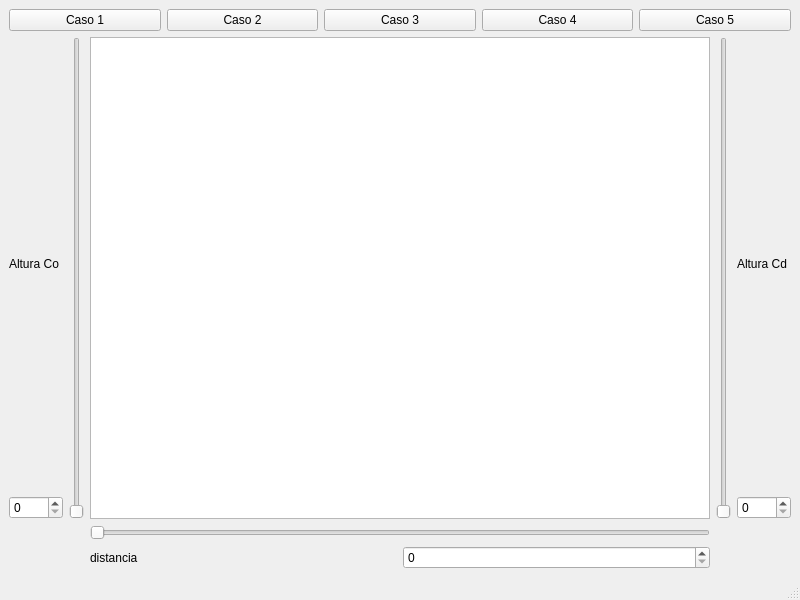
<?xml version="1.0" encoding="UTF-8"?>
<ui version="4.0">
 <class>MainWindow</class>
 <widget class="QMainWindow" name="MainWindow">
  <property name="geometry">
   <rect>
    <x>0</x>
    <y>0</y>
    <width>800</width>
    <height>600</height>
   </rect>
  </property>
  <property name="windowTitle">
   <string>MainWindow</string>
  </property>
  <widget class="QWidget" name="centralwidget">
   <layout class="QGridLayout" name="gridLayout">
    <item row="1" column="0">
     <layout class="QHBoxLayout" name="horizontalLayout_4">
      <item>
       <layout class="QVBoxLayout" name="verticalLayout">
        <item>
         <widget class="QLabel" name="label">
          <property name="text">
           <string>Altura Co</string>
          </property>
         </widget>
        </item>
        <item>
         <widget class="QSpinBox" name="valoralturaco">
          <property name="maximum">
           <number>1000</number>
          </property>
         </widget>
        </item>
       </layout>
      </item>
      <item>
       <widget class="QSlider" name="alturaco">
        <property name="maximum">
         <number>500</number>
        </property>
        <property name="orientation">
         <enum>Qt::Vertical</enum>
        </property>
       </widget>
      </item>
     </layout>
    </item>
    <item row="1" column="1">
     <widget class="QGraphicsView" name="graphicsView"/>
    </item>
    <item row="1" column="2">
     <layout class="QHBoxLayout" name="horizontalLayout_3">
      <item>
       <widget class="QSlider" name="alturacd">
        <property name="maximum">
         <number>500</number>
        </property>
        <property name="orientation">
         <enum>Qt::Vertical</enum>
        </property>
       </widget>
      </item>
      <item>
       <layout class="QVBoxLayout" name="verticalLayout_2">
        <item>
         <widget class="QLabel" name="label_3">
          <property name="text">
           <string>Altura Cd</string>
          </property>
         </widget>
        </item>
        <item>
         <widget class="QSpinBox" name="valoralturacd">
          <property name="maximum">
           <number>1000</number>
          </property>
         </widget>
        </item>
       </layout>
      </item>
     </layout>
    </item>
    <item row="2" column="1">
     <layout class="QVBoxLayout" name="verticalLayout_3">
      <item>
       <widget class="QSlider" name="distancia">
        <property name="maximum">
         <number>500</number>
        </property>
        <property name="orientation">
         <enum>Qt::Horizontal</enum>
        </property>
       </widget>
      </item>
      <item>
       <layout class="QHBoxLayout" name="horizontalLayout_2">
        <item>
         <widget class="QLabel" name="label_2">
          <property name="text">
           <string>distancia</string>
          </property>
         </widget>
        </item>
        <item>
         <widget class="QSpinBox" name="valordistancia">
          <property name="maximum">
           <number>1000</number>
          </property>
         </widget>
        </item>
       </layout>
      </item>
     </layout>
    </item>
    <item row="0" column="0" colspan="3">
     <layout class="QHBoxLayout" name="horizontalLayout">
      <item>
       <widget class="QPushButton" name="Caso1">
        <property name="text">
         <string>Caso 1</string>
        </property>
       </widget>
      </item>
      <item>
       <widget class="QPushButton" name="Caso2">
        <property name="text">
         <string>Caso 2</string>
        </property>
       </widget>
      </item>
      <item>
       <widget class="QPushButton" name="Caso3">
        <property name="text">
         <string>Caso 3</string>
        </property>
       </widget>
      </item>
      <item>
       <widget class="QPushButton" name="Caso4">
        <property name="text">
         <string>Caso 4</string>
        </property>
       </widget>
      </item>
      <item>
       <widget class="QPushButton" name="Caso5">
        <property name="text">
         <string>Caso 5</string>
        </property>
       </widget>
      </item>
     </layout>
    </item>
   </layout>
  </widget>
  <widget class="QMenuBar" name="menubar">
   <property name="geometry">
    <rect>
     <x>0</x>
     <y>0</y>
     <width>800</width>
     <height>21</height>
    </rect>
   </property>
  </widget>
  <widget class="QStatusBar" name="statusbar"/>
 </widget>
 <resources/>
 <connections>
  <connection>
   <sender>valoralturaco</sender>
   <signal>valueChanged(int)</signal>
   <receiver>alturaco</receiver>
   <slot>setValue(int)</slot>
   <hints>
    <hint type="sourcelabel">
     <x>37</x>
     <y>500</y>
    </hint>
    <hint type="destinationlabel">
     <x>82</x>
     <y>494</y>
    </hint>
   </hints>
  </connection>
  <connection>
   <sender>alturaco</sender>
   <signal>valueChanged(int)</signal>
   <receiver>valoralturaco</receiver>
   <slot>setValue(int)</slot>
   <hints>
    <hint type="sourcelabel">
     <x>71</x>
     <y>453</y>
    </hint>
    <hint type="destinationlabel">
     <x>49</x>
     <y>504</y>
    </hint>
   </hints>
  </connection>
  <connection>
   <sender>valordistancia</sender>
   <signal>valueChanged(int)</signal>
   <receiver>distancia</receiver>
   <slot>setValue(int)</slot>
   <hints>
    <hint type="sourcelabel">
     <x>531</x>
     <y>561</y>
    </hint>
    <hint type="destinationlabel">
     <x>522</x>
     <y>533</y>
    </hint>
   </hints>
  </connection>
  <connection>
   <sender>distancia</sender>
   <signal>valueChanged(int)</signal>
   <receiver>valordistancia</receiver>
   <slot>setValue(int)</slot>
   <hints>
    <hint type="sourcelabel">
     <x>634</x>
     <y>531</y>
    </hint>
    <hint type="destinationlabel">
     <x>639</x>
     <y>563</y>
    </hint>
   </hints>
  </connection>
  <connection>
   <sender>alturacd</sender>
   <signal>valueChanged(int)</signal>
   <receiver>valoralturacd</receiver>
   <slot>setValue(int)</slot>
   <hints>
    <hint type="sourcelabel">
     <x>727</x>
     <y>461</y>
    </hint>
    <hint type="destinationlabel">
     <x>752</x>
     <y>499</y>
    </hint>
   </hints>
  </connection>
  <connection>
   <sender>valoralturacd</sender>
   <signal>valueChanged(int)</signal>
   <receiver>alturacd</receiver>
   <slot>setValue(int)</slot>
   <hints>
    <hint type="sourcelabel">
     <x>766</x>
     <y>507</y>
    </hint>
    <hint type="destinationlabel">
     <x>726</x>
     <y>509</y>
    </hint>
   </hints>
  </connection>
 </connections>
</ui>
